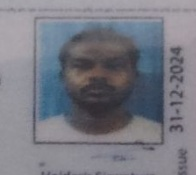
#> input picture python_service/dl_photo_region.jpg, 196 x 175 px; its folder holds only this picture in this run
$ python -i face_matching_service.py   (imports and definitions only)
#> lines starting #> are read from the running program, lines starting #| are printed output that depends on the picture
#> further down, picture is the input picture: shape (175, 196, 3); mean B, G, R 130.4, 121.2, 120
"""
face_matching_service.py - High-Precision Face Recognition & Cosine Similarity Service.
Uses OpenCV's official Deep SFace Model (face_recognition_sface.onnx) for 128-dimensional
biometric face embedding extraction, cosine similarity calculation, and calibrated 3-tier matching:
- STRONG_MATCH (>= 75%): Same person verified with high confidence.
- UNCERTAIN (50% - 74%): Moderate similarity, recommends second ID verification.
- WEAK (< 50%): Identity mismatch (different persons / rejected).
"""

import os
import base64
from typing import Dict, Any, Optional
import cv2
import numpy as np


_sface_recognizer = None


def get_sface_recognizer():
    """Lazily loads and caches OpenCV Deep SFace FaceRecognizer."""
    global _sface_recognizer
    if _sface_recognizer is not None:
        return _sface_recognizer

    model_candidates = [
        os.path.join(os.path.dirname(__file__), "face_recognition_sface.onnx"),
        "face_recognition_sface.onnx"
    ]

    for path in model_candidates:
        if os.path.exists(path) and os.path.getsize(path) > 100000:
            try:
                _sface_recognizer = cv2.FaceRecognizerSF.create(path, "")
                return _sface_recognizer
            except Exception as e:
                print(f"[FaceMatching] SFace initialization notice: {e}")

    return None


# [79 lines left out: functions decode_image_from_base64, extract_face_crop, not called in this run]


def normalize_face_lighting(face_bgr: np.ndarray) -> np.ndarray:
    """
    Applies adaptive histogram equalization in LAB color space to normalize lighting
    and contrast across low-light ID photos and over-exposed webcam frames.
    """
    if face_bgr is None or face_bgr.size == 0:
        return face_bgr
    try:
        lab = cv2.cvtColor(face_bgr, cv2.COLOR_BGR2LAB)
#> lab: shape (175, 196, 3); mean of channels 0, 1, 2 129.6, 129.7, 122.9
        l, a, b = cv2.split(lab)
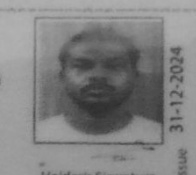
#> l: shape (175, 196); min 46, max 178, mean 129.6
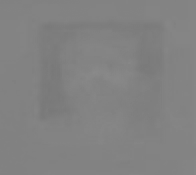
#> a: shape (175, 196); min 120, max 138, mean 129.7
        clahe = cv2.createCLAHE(clipLimit=2.0, tileGridSize=(4, 4))
        cl = clahe.apply(l)
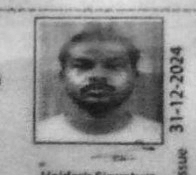
#> cl: shape (175, 196); min 20, max 227, mean 144
        limg = cv2.merge((cl, a, b))
#> limg: shape (175, 196, 3); mean of channels 0, 1, 2 144, 129.7, 122.9
        enhanced = cv2.cvtColor(limg, cv2.COLOR_LAB2BGR)
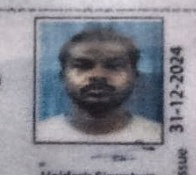
#> enhanced: shape (175, 196, 3); mean B, G, R 145.6, 136.5, 135.3
        return enhanced
    except Exception:
        return face_bgr


def extract_face_embedding(face_img: np.ndarray) -> np.ndarray:
    """
    Computes a 128-dimensional normalized biometric feature vector using Deep SFace.
    """
    if face_img is None or face_img.size == 0:
        return np.zeros((1, 128), dtype=np.float32)

    # Standardize face image resolution for SFace input (112x112)
    normalized = normalize_face_lighting(face_img)
    aligned_face = cv2.resize(normalized, (112, 112), interpolation=cv2.INTER_AREA)
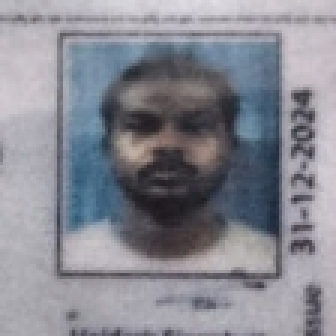
#> aligned_face: shape (112, 112, 3) (shown 3 times larger); mean B, G, R 145.6, 136.5, 135.3

    sface = get_sface_recognizer()
    if sface is not None:
        try:
            feature = sface.feature(aligned_face)
            norm = np.linalg.norm(feature)
            if norm > 1e-6:
                feature = feature / norm
            return feature
        except Exception as e:
            print(f"[FaceMatching] SFace feature extraction error: {e}")

    # Fallback multi-dimensional vector
    gray = cv2.cvtColor(aligned_face, cv2.COLOR_BGR2GRAY)
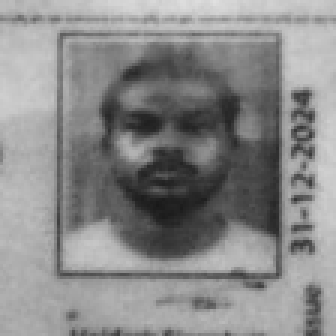
#> gray: shape (112, 112) (shown 3 times larger); min 24, max 224, mean 137.2
    hsv = cv2.cvtColor(aligned_face, cv2.COLOR_BGR2HSV)
#> hsv: shape (112, 112, 3); mean H, S, V 121.6, 28.8, 146.6
    blocks = []
    for r in range(0, 112, 16):
        for c in range(0, 112, 16):
            cell_g = gray[r:r+16, c:c+16]
            cell_h = hsv[r:r+16, c:c+16, 0]
            blocks.extend([float(np.mean(cell_g)), float(np.std(cell_g)), float(np.mean(cell_h))])
#> after the loop, blocks = 147 values, max 194.9 at index 21, min 3.8 at index 127, mean 94.4

    vec = np.array(blocks, dtype=np.float32).reshape(1, -1)
    norm = np.linalg.norm(vec)
#> norm = 1328.8
    if norm > 1e-6:
        vec = vec / norm
    return vec


# [126 lines left out: functions calibrate_sface_score, compare_faces, not called in this run]

>>> import cv2
>>> picture = cv2.imread('dl_photo_region.jpg')
>>> result = extract_face_embedding(picture)

$ run again, on python_service/anurag_perfect.jpg
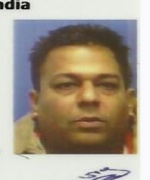
#> input picture python_service/anurag_perfect.jpg, 150 x 180 px
#> picture is the input picture: shape (180, 150, 3); mean B, G, R 138.3, 154.7, 166.1
#> lab: shape (180, 150, 3); mean of channels 0, 1, 2 162.5, 130.9, 138.8
#> limg: shape (180, 150, 3); mean of channels 0, 1, 2 159.4, 130.9, 138.8
#> in extract_face_embedding, `aligned_face = cv2.resize(normalized, (112, 112), interpolation=cv2.IN..`:
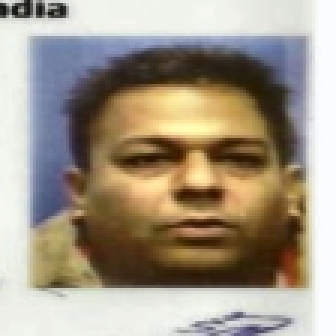
#> aligned_face: shape (112, 112, 3) (shown 3 times larger); mean B, G, R 136.3, 152.7, 163.7
#> in extract_face_embedding, `gray = cv2.cvtColor(aligned_face, cv2.COLOR_BGR2GRAY)`:
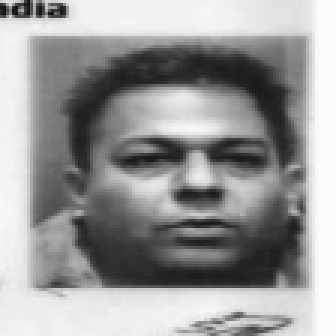
#> gray: shape (112, 112) (shown 3 times larger); min 16, max 253, mean 154.2
#> hsv: shape (112, 112, 3); mean H, S, V 48, 79.1, 169.9
#> after the loop in extract_face_embedding, `for r in range(0, 112, 16):`: blocks = 147 values, max 235.6 at index 126, min 10 at index 127, mean 81.17
#> norm = 1258.6
